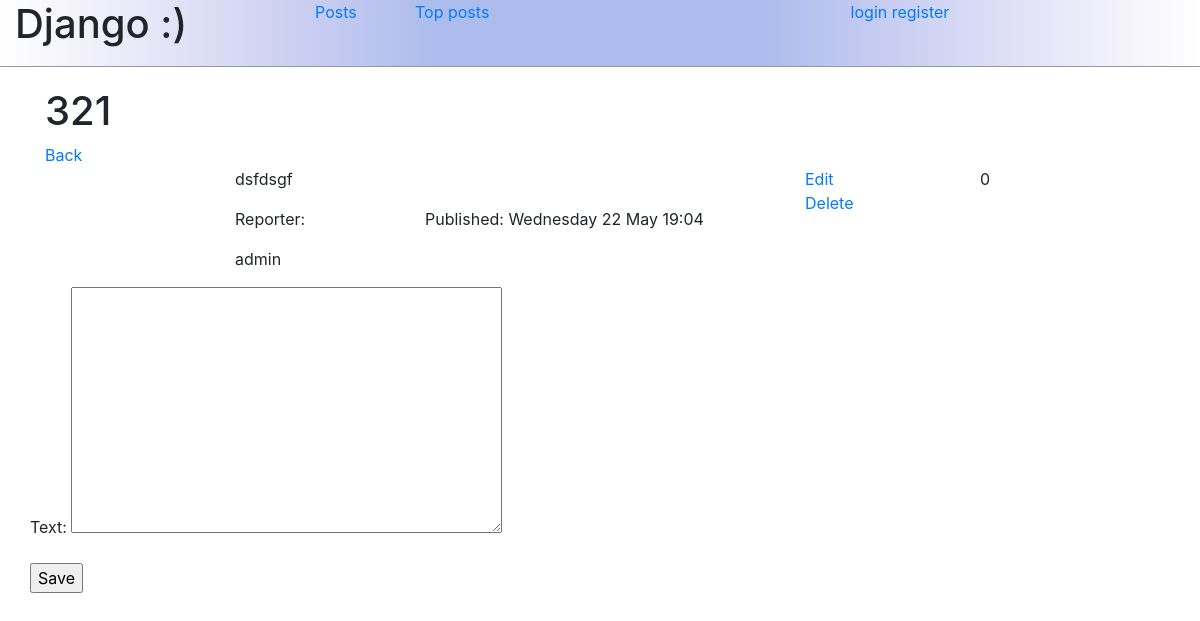
/posts/5, run on an earlier commit of the app's database.
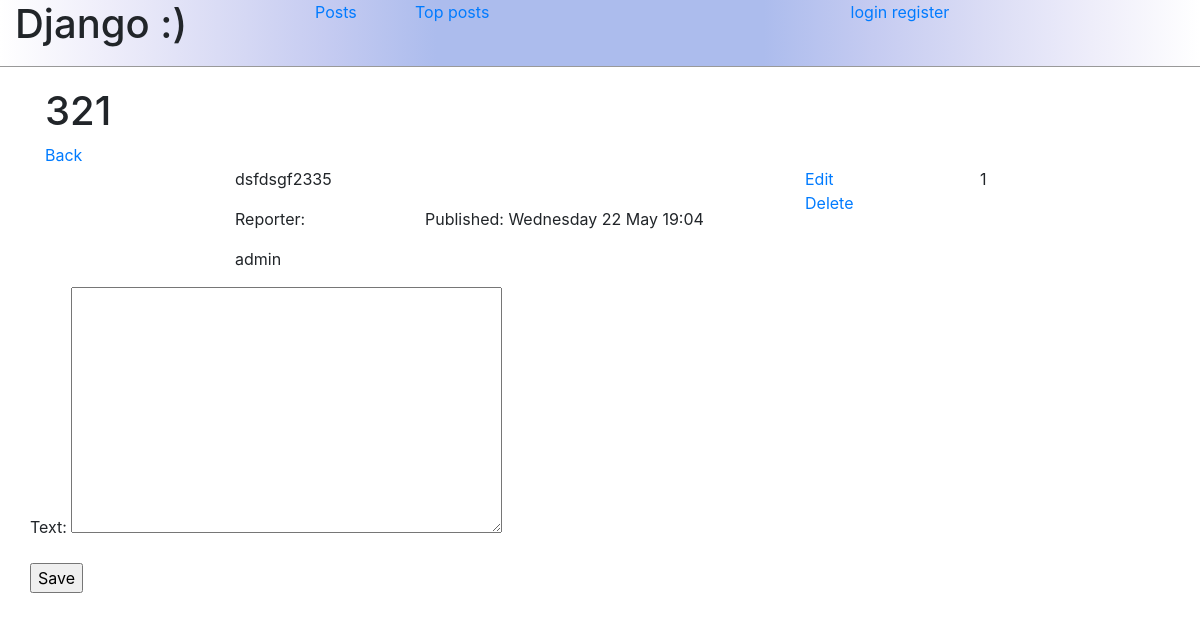
And on a later commit of the database.
### wykop/posts/models.py (models this page shows, shortened)
class Post(models.Model):
    title = models.CharField(default='', max_length=150)
    content = models.TextField(default='')
    author = models.ForeignKey(User, related_name='posts', on_delete = deletion.PROTECT)
    date = models.DateTimeField(auto_now_add=True)
    image = models.ImageField(upload_to='post_images/', blank=True)
    video = EmbedVideoField(default='', blank=True)
    def score(self):
        return self.votes.aggregate(score=Sum('value'))['score'] or 0

### wykop/accounts/models.py (models this page shows)
class User(AbstractUser):
    banned = models.BooleanField(default=False)

### wykop/posts/views.py (the view)
# urls.py: path('<int:pk>', PostView.as_view(), name='detail'),
class PostView(DetailView):
    template_name = 'posts/post.html'
    model = Post
    def get_context_data(self, **kwargs):
        data = super().get_context_data(**kwargs)
        data['title'] = self.object.title
        data['comment_form'] = CommentForm()
        return data

### wykop/posts/forms.py
class CommentForm(ModelForm):
    class Meta:
        model = Comment
        fields = ['text']

### wykop/posts/templates/posts/post.html (shortened to what this page needs)
{% extends "base.html" %}
{% load embed_video_tags %}
{% block content %}
    <div>
        <a href="{% url 'posts:list'%}">Back</a>
    </div>
    <div class="row">
        <div class="col-2 post-img">
        </div>
        <div class="col-6">
            <div class="row">
                <div class="col-12">
                    <p>{{ object.content }}</p>
                </div>
            </div>
            <div class="row">
                <div class="col-4">
            <p>Reporter:
                {% if object.author.banned == True %}
                    <div class="banned">
                        {{ object.author }}
                    </div>
                {% else %}
                    <div>
                        {{ object.author }}
                    </div>
                {% endif %}
            </p>
                </div>
                <div class="col-8">
                    <p>Published: {{ object.date|date:"l j E G:i"}}</p>
                </div>
            </div>
        </div>
        <div class="col-2">
            <div class="row">
                <div class="col-12">
                    <a href="{% url 'posts:update' pk=object.pk%}">Edit</a>
                </div>
            </div>
            <div class="row">
                <div class="col-12">
            <a href="{% url 'posts:delete' pk=object.pk%}">Delete</a>
                </div>
            </div>
        </div>
        <div>
        <p> {{ object.score }}
        </div>
    </div>
    <div class="row">
            <form method="post" action="{% url 'posts:comment' object.pk %}">
                {{ comment_form.as_p }}
                <input type="submit" value="Save" {% if user.banned%} disabled {% endif %}>
            </form>
    </div>
{% endblock %}

### wykop/posts/templates/base.html (shortened to what this page needs)
{% load static %}
<html>
<head>
    <link rel="stylesheet" href="https://stackpath.bootstrapcdn.com/bootstrap/4.3.1/css/bootstrap.min.css">
    <link rel="stylesheet" type="text/css" href="{% static 'css/main.css' %}">
</head>
<body>
    <nav>
            <div class="row nav">
                <div class="col-3">
                    <h1>Django :)</h1>
                </div>
                <div class="col-1">
                    <a href="{% url 'posts:list' %}">Posts</a>
                </div>
                <div class="col-2">
                    <a href="{% url 'posts:top-list' %}">Top posts</a>
                </div>
                <div class="col-1 offset-1 text-right">
                </div>
                <div class='col-2 text-center'>
                    <p>
                        {% if user.is_authenticated %}
                            <a href="{% url 'accounts:logout' %}">logout</a>
                        {% else %}
                            <a href="{% url 'accounts:login' %}">login</a>
                            <a href="{% url 'accounts:register' %}">register</a>
                        {% endif %}
                    </p>
                </div>
                <div class="col-2 text-right">
                </div>
            </div>
    </nav>
    <div class="container">
    <div class="row content">
            <div class="col-12">
            {% block header %}
                <h1>
                    {{ title }}
                </h1>
            </div>
    </div>
            {% endblock %}
            {% block content %} {% endblock %}
        </div>
</body>
</html>

What changed in the data, as far as the page shows it:
changed Post "Wednesday 22 May 19:04": content "dsfdsgf" → "dsfdsgf2335"; score "0" → "1"
